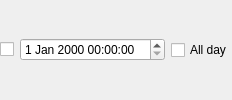
<?xml version="1.0" encoding="UTF-8"?>
<ui version="4.0">
 <class>TaskDate</class>
 <widget class="QWidget" name="TaskDate">
  <layout class="QHBoxLayout" name="layout" stretch="0,0,0,1">
   <property name="leftMargin">
    <number>0</number>
   </property>
   <property name="topMargin">
    <number>0</number>
   </property>
   <property name="rightMargin">
    <number>0</number>
   </property>
   <property name="bottomMargin">
    <number>0</number>
   </property>
   <item>
    <widget class="QCheckBox" name="enabled">
     <property name="text">
      <string />
     </property>
    </widget>
   </item>
   <item>
    <widget class="QDateTimeEdit" name="stamp" />
   </item>
   <item>
    <widget class="QCheckBox" name="allDay">
     <property name="text">
      <string>All day</string>
     </property>
    </widget>
   </item>
   <item>
    <spacer name="end">
     <property name="orientation">
      <enum>Qt::Horizontal</enum>
     </property>
     <property name="sizeType">
      <enum>QSizePolicy::Expanding</enum>
     </property>
     <property name="sizeHint" stdset="0">
      <size>
       <width>0</width>
       <height>0</height>
      </size>
     </property>
    </spacer>
   </item>
  </layout>
 </widget>
 <resources />
 <connections />
</ui>
